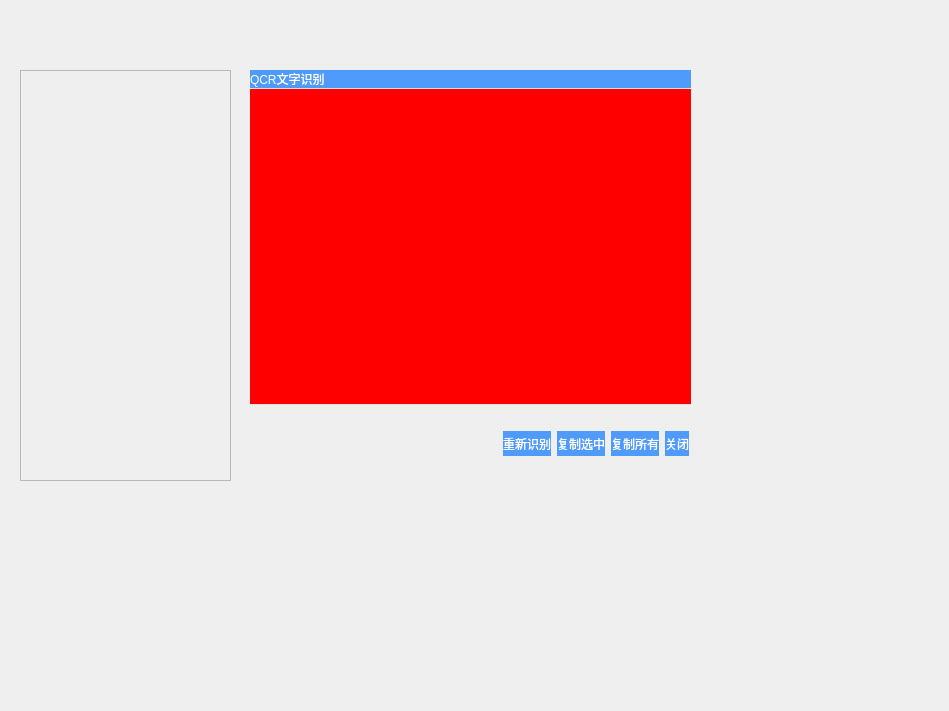
<?xml version="1.0" encoding="UTF-8"?>
<ui version="4.0">
 <class>OCRWidget</class>
 <widget class="QWidget" name="OCRWidget">
  <property name="geometry">
   <rect>
    <x>0</x>
    <y>0</y>
    <width>949</width>
    <height>711</height>
   </rect>
  </property>
  <property name="windowTitle">
   <string>Form</string>
  </property>
  <widget class="QWidget" name="verticalLayoutWidget">
   <property name="geometry">
    <rect>
     <x>250</x>
     <y>70</y>
     <width>441</width>
     <height>401</height>
    </rect>
   </property>
   <layout class="QVBoxLayout" name="verticalLayout">
    <property name="spacing">
     <number>0</number>
    </property>
    <item>
     <widget class="QLabel" name="label_title">
      <property name="styleSheet">
       <string notr="true">QLabel{
border: none;
color: white;
background-color: rgb(78,  155,  252);
}</string>
      </property>
      <property name="text">
       <string>QCR文字识别</string>
      </property>
     </widget>
    </item>
    <item>
     <widget class="QTextEdit" name="textEdit">
      <property name="styleSheet">
       <string notr="true">QTextEdit{
border: none;
border-top: 1px solid rgb(225, 225, 225);
border-bottom: 1px solid rgb(225, 225, 225);
background:red;
}</string>
      </property>
      <property name="readOnly">
       <bool>true</bool>
      </property>
     </widget>
    </item>
    <item>
     <layout class="QVBoxLayout" name="verticalLayout_2">
      <item>
       <spacer name="verticalSpacer_2">
        <property name="orientation">
         <enum>Qt::Vertical</enum>
        </property>
        <property name="sizeType">
         <enum>QSizePolicy::Preferred</enum>
        </property>
        <property name="sizeHint" stdset="0">
         <size>
          <width>1</width>
          <height>1</height>
         </size>
        </property>
       </spacer>
      </item>
      <item>
       <widget class="QLabel" name="label">
        <property name="styleSheet">
         <string notr="true">border: none;</string>
        </property>
        <property name="text">
         <string/>
        </property>
        <property name="alignment">
         <set>Qt::AlignCenter</set>
        </property>
        <property name="wordWrap">
         <bool>true</bool>
        </property>
       </widget>
      </item>
      <item>
       <spacer name="verticalSpacer">
        <property name="orientation">
         <enum>Qt::Vertical</enum>
        </property>
        <property name="sizeType">
         <enum>QSizePolicy::Preferred</enum>
        </property>
        <property name="sizeHint" stdset="0">
         <size>
          <width>1</width>
          <height>1</height>
         </size>
        </property>
       </spacer>
      </item>
     </layout>
    </item>
    <item>
     <widget class="QFrame" name="frame_bottom">
      <property name="minimumSize">
       <size>
        <width>0</width>
        <height>50</height>
       </size>
      </property>
      <property name="styleSheet">
       <string notr="true">#frame_bottom{
border: none;
}</string>
      </property>
      <property name="frameShape">
       <enum>QFrame::StyledPanel</enum>
      </property>
      <property name="frameShadow">
       <enum>QFrame::Raised</enum>
      </property>
      <widget class="QWidget" name="horizontalLayoutWidget_2">
       <property name="geometry">
        <rect>
         <x>0</x>
         <y>10</y>
         <width>439</width>
         <height>25</height>
        </rect>
       </property>
       <layout class="QHBoxLayout" name="horizontalLayout_2">
        <item>
         <spacer name="horizontalSpacer">
          <property name="orientation">
           <enum>Qt::Horizontal</enum>
          </property>
          <property name="sizeHint" stdset="0">
           <size>
            <width>40</width>
            <height>20</height>
           </size>
          </property>
         </spacer>
        </item>
        <item>
         <widget class="CustomPushButton" name="pushButton_redoOCR">
          <property name="sizePolicy">
           <sizepolicy hsizetype="Preferred" vsizetype="Preferred">
            <horstretch>0</horstretch>
            <verstretch>0</verstretch>
           </sizepolicy>
          </property>
          <property name="styleSheet">
           <string notr="true">QPushButton{
border: none;
color: white;
background-color: rgb(78,  155,  252);
}</string>
          </property>
          <property name="text">
           <string>重新识别</string>
          </property>
         </widget>
        </item>
        <item>
         <widget class="CustomPushButton" name="pushButton_copySelect">
          <property name="sizePolicy">
           <sizepolicy hsizetype="Preferred" vsizetype="Preferred">
            <horstretch>0</horstretch>
            <verstretch>0</verstretch>
           </sizepolicy>
          </property>
          <property name="styleSheet">
           <string notr="true">QPushButton{
border: none;
color: white;
background-color: rgb(78,  155,  252);
}</string>
          </property>
          <property name="text">
           <string>复制选中</string>
          </property>
         </widget>
        </item>
        <item>
         <widget class="CustomPushButton" name="pushButton_copyAll">
          <property name="sizePolicy">
           <sizepolicy hsizetype="Preferred" vsizetype="Preferred">
            <horstretch>0</horstretch>
            <verstretch>0</verstretch>
           </sizepolicy>
          </property>
          <property name="styleSheet">
           <string notr="true">QPushButton{
border: none;
color: white;
background-color: rgb(78,  155,  252);
}</string>
          </property>
          <property name="text">
           <string>复制所有</string>
          </property>
         </widget>
        </item>
        <item>
         <widget class="CustomPushButton" name="pushButton_close">
          <property name="sizePolicy">
           <sizepolicy hsizetype="Preferred" vsizetype="Preferred">
            <horstretch>0</horstretch>
            <verstretch>0</verstretch>
           </sizepolicy>
          </property>
          <property name="styleSheet">
           <string notr="true">QPushButton{
border: none;
color: white;
background-color: rgb(78,  155,  252);
}</string>
          </property>
          <property name="text">
           <string>关闭</string>
          </property>
         </widget>
        </item>
       </layout>
      </widget>
     </widget>
    </item>
   </layout>
  </widget>
  <widget class="QFrame" name="frame">
   <property name="geometry">
    <rect>
     <x>20</x>
     <y>70</y>
     <width>211</width>
     <height>411</height>
    </rect>
   </property>
   <property name="frameShape">
    <enum>QFrame::StyledPanel</enum>
   </property>
   <property name="frameShadow">
    <enum>QFrame::Raised</enum>
   </property>
  </widget>
 </widget>
 <customwidgets>
  <customwidget>
   <class>CustomPushButton</class>
   <extends>QPushButton</extends>
   <header>Custom/PushButton/custompushbutton.h</header>
  </customwidget>
 </customwidgets>
 <resources/>
 <connections/>
</ui>
